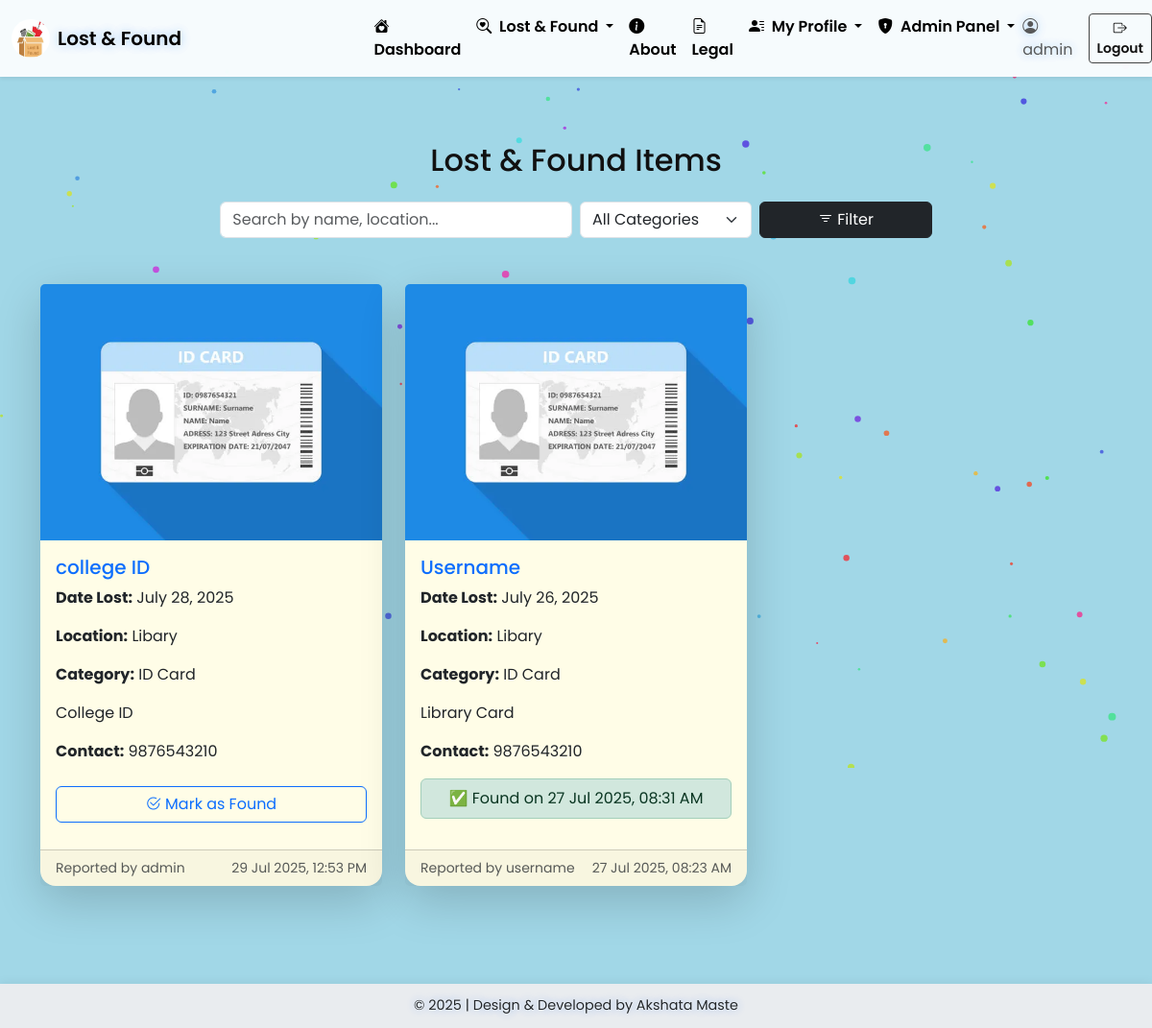
/lost-items/ (signed in), run on the app's committed database.
### myapp/models.py (models this page shows, shortened)
class LostItem(models.Model):
    CATEGORY_CHOICES = [
        ('electronics', 'Electronics'),
        ('clothing', 'Clothing'),
        ('stationery', 'Stationery'),
        ('id_card', 'ID Card'),
        ('accessories', 'Accessories'),
        ('others', 'Others'),
    ]
    user = models.ForeignKey(User, on_delete=models.CASCADE, related_name='lost_items')
    full_name = models.CharField(max_length=100)
    date_lost = models.DateField()
    location_lost = models.CharField(max_length=100)
    item_category = models.CharField(max_length=50, choices=CATEGORY_CHOICES)
    item_description = models.TextField()
    item_photo = models.ImageField(upload_to='lost_items/', blank=True, null=True)
    contact_info = models.CharField(max_length=50)
    is_found = models.BooleanField(default=False)
    found_timestamp = models.DateTimeField(null=True, blank=True)
    found_by = models.ForeignKey(
        User, null=True, blank=True,
        on_delete=models.SET_NULL,
        related_name='found_reports'
    )
    reported_at = models.DateTimeField(default=timezone.now)
    is_archived = models.BooleanField(default=False)
    class Meta:
        ordering = ['-reported_at']
        verbose_name = "Lost Item"
        verbose_name_plural = "Lost Items"

### myapp/views.py (the view)
# urls.py: path('lost-items/', lost_items_list, name='lost_items_list'),
@login_required
def lost_items_list(request):
    query = request.GET.get('q')
    category = request.GET.get('category')
    items = LostItem.objects.all()
    if query:
        items = items.filter(
            Q(full_name__icontains=query) |
            Q(item_description__icontains=query) |
            Q(location_lost__icontains=query)
        )
    if category and category != 'all':
        items = items.filter(item_category=category)
    paginator = Paginator(items.order_by('-reported_at'), 10)
    page_number = request.GET.get('page')
    paginated_items = paginator.get_page(page_number)
    return render(request, 'lost_found/lost_items_list.html', {
        'items': paginated_items,
        'query': query,
        'category': category
    })

### templates/lost_found/lost_items_list.html (shortened to what this page needs)
{% extends 'base.html' %}
{% load static %}
{% block content %}
<div class="container py-5">
    <h2 class="text-center mb-4">Lost & Found Items</h2>
    <form method="get" class="row justify-content-center mb-5 gx-2 gy-2">
        <div class="col-md-4">
            <input type="text" name="search" value="{{ request.GET.search }}" class="form-control" placeholder="Search by name, location...">
        </div>
        <div class="col-md-2">
            <select name="category" class="form-select">
                <option value="">All Categories</option>
            </select>
        </div>
        <div class="col-md-2 d-grid">
            <button type="submit" class="btn btn-dark"><i class="bi bi-filter"></i> Filter</button>
        </div>
    </form>
    <div class="row g-4">
        {% for item in items %}
        <div class="col-md-4">
            <div class="card shadow-lg h-100 border-0"
                 style="background-color: #fffde7;
                        border-left: 6px solid
                            {% if item.item_category == 'electronics' %}#007bff
                            {% elif item.item_category == 'clothing' %}#d63384
                            {% elif item.item_category == 'stationery' %}#198754
                            {% elif item.item_category == 'accessories' %}#fd7e14
                            {% elif item.item_category == 'id_card' %}#6c757d
                            {% else %}#adb5bd
                            {% endif %};">
                {% if item.item_photo %}
                    <img src="{{ item.item_photo.url }}" class="card-img-top" alt="Lost Item">
                {% else %}
                    <img src="{% static 'images/no_image.png' %}" class="card-img-top" alt="No image available">
                {% endif %}
                <div class="card-body">
                    <h5 class="card-title text-primary">{{ item.full_name }}</h5>
                    <p class="card-text"><strong>Date Lost:</strong> {{ item.date_lost }}</p>
                    <p class="card-text"><strong>Location:</strong> {{ item.location_lost }}</p>
                    <p class="card-text"><strong>Category:</strong> {{ item.get_item_category_display }}</p>
                    <p class="card-text">{{ item.item_description|truncatewords:20 }}</p>
                    <p class="card-text"><strong>Contact:</strong> {{ item.contact_info }}</p>
                    {% if item.is_found %}
                        <div class="alert alert-success text-center mt-2 p-2">
                            ✅ Found on {{ item.found_timestamp|date:"d M Y, h:i A" }}
                        </div>
                    {% else %}
                        {% if request.user == item.user %}
                            <a href="{% url 'mark_as_found' item.id %}" class="btn btn-outline-primary w-100 mt-2">
                                <i class="bi bi-check2-circle"></i> Mark as Found
                            </a>
                        {% else %}
                            <a href="{% url 'report_found' item.id %}" class="btn btn-outline-success w-100 mt-2">
                                <i class="bi bi-check-circle"></i> Found this?
                            </a>
                        {% endif %}
                    {% endif %}
                </div>
                <div class="card-footer small text-muted d-flex justify-content-between">
                    Reported by {{ item.user.username }}
                    <span>{{ item.reported_at|date:"d M Y, h:i A" }}</span>
                </div>
            </div>
        </div>
        {% empty %}
        <div class="col-12 text-center">
            <div class="alert alert-warning">No lost items found matching the criteria.</div>
        </div>
        {% endfor %}
    </div>
</div>
{% endblock %}

### templates/base.html (shortened to what this page needs)
{% load static %}
<!DOCTYPE html>
<html lang="en">
<head>
  <link href="https://cdn.jsdelivr.net/npm/bootstrap@5.3.0/dist/css/bootstrap.min.css" rel="stylesheet">
  <link href="https://cdn.jsdelivr.net/npm/bootstrap-icons@1.11.3/font/bootstrap-icons.css" rel="stylesheet">
</head>
<body class="{% if request.user.is_staff %}admin{% else %}user{% endif %}">
<nav class="navbar navbar-expand-lg fixed-top shadow-sm">
    <div class="container-fluid d-flex justify-content-between align-items-center">
      <a class="navbar-brand d-flex align-items-center glow-text" href="/">
        <img alt="logo" class="me-2" style="border-radius: 50%; height: 40px; width: 40px;">
        <span>Lost & Found</span>
      </a>
    </div>
    <div class="collapse navbar-collapse" id="mainNavbar">
      <ul class="navbar-nav mx-auto mb-2 mb-lg-0">
        <li class="nav-item">
          <a class="nav-link" href="{% url 'dashboard' %}">
            <i class="bi bi-house-heart-fill me-1"></i> Dashboard
          </a>
        </li>
        <li class="nav-item dropdown">
          <a class="nav-link dropdown-toggle" href="#" role="button" data-bs-toggle="dropdown">
            <i class="bi bi-search-heart me-1"></i> Lost & Found
          </a>
        </li>
        <li class="nav-item">
          <a class="nav-link" href="{% url 'about' %}">
            <i class="bi bi-info-circle-fill me-1"></i> About
          </a>
        </li>
        <li class="nav-item">
          <a class="nav-link" href="{% url 'terms_and_conditions' %}">
            <i class="bi bi-file-earmark-text me-1"></i> Legal
          </a>
        </li>
        <li class="nav-item dropdown">
          <a class="nav-link dropdown-toggle" href="#" role="button" data-bs-toggle="dropdown">
            <i class="bi bi-person-lines-fill me-1"></i> My Profile
          </a>
        </li>
        {% if user.is_superuser %}
        <li class="nav-item dropdown">
          <a class="nav-link dropdown-toggle text-danger" href="#" role="button" data-bs-toggle="dropdown">
            <i class="bi bi-shield-lock-fill me-1"></i> Admin Panel
          </a>
        </li>
        {% endif %}
      </ul>
      <div class="d-flex justify-content-center align-items-center w-100 mt-2 mt-lg-0">
        {% if user.is_authenticated %}
          <span class="navbar-text me-3 glow-text">
            <i class="bi bi-person-circle"></i> {{ user.username }}
          </span>
          <form method="POST" action="{% url 'logout' %}" class="d-inline">
            <button type="submit" class="btn btn-sm btn-outline-dark">
              <i class="bi bi-box-arrow-right"></i> Logout
            </button>
          </form>
        {% else %}
          <a href="{% url 'login' %}" class="btn btn-sm btn-outline-dark">
            <i class="bi bi-box-arrow-in-right"></i> Login
          </a>
        {% endif %}
      </div>
    </div>
</nav>
<div id="content" class="container-fluid">
  {% block content %}{% endblock %}
</div>
<footer class="glow-text">
  &copy; 2025 | Design & Developed by Akshata Maste
</footer>
</body>
</html>

### templates/base.html (style rules this page uses)
html, body { margin: 0; padding: 0; min-height: 100%; font-family: 'Poppins', sans-serif; color: #111; }
body.admin { background: #a1d7e7; }
.glow-text { text-shadow: 0 0 2px #fff, 0 0 10px rgba(0, 123, 255, 0.3), 0 0 15px rgba(0, 123, 255, 0.1); }
.navbar { background: rgba(255, 255, 255, 0.9) !important; backdrop-filter: blur(10px); }
.navbar-brand, .nav-link { font-weight: 600; color: #000 !important; }
.btn-outline-dark { border-color: #444; color: #111; font-weight: 600; }
#content { padding: 100px 15px 100px; }
footer { background-color: #e9ecef; color: #212529; text-align: center; padding: 12px 10px; font-size: 0.9rem; position: fixed; bottom: 0; width: 100%; z-index: 999; backdrop-filter: blur(4px); box-shadow: 0 -2px 10px rgba(0, 0, 0, 0.05); }
.card { border-radius: 16px; }

### data on the page
LostItem: item_photo (picture), full_name "college ID", date_lost "July 28, 2025", location_lost "Libary", item_category "ID Card", item_description "College ID", contact_info "9876543210", is_found False (drawn), user.username "admin", reported_at "29 Jul 2025, 12:53 PM"
LostItem: item_photo (picture), full_name "Username", date_lost "July 26, 2025", location_lost "Libary", item_category "ID Card", item_description "Library Card", contact_info "9876543210", found_timestamp "27 Jul 2025, 08:31 AM", user.username "username", reported_at "27 Jul 2025, 08:23 AM"

### other printed values
{{ user.username }} "admin"
